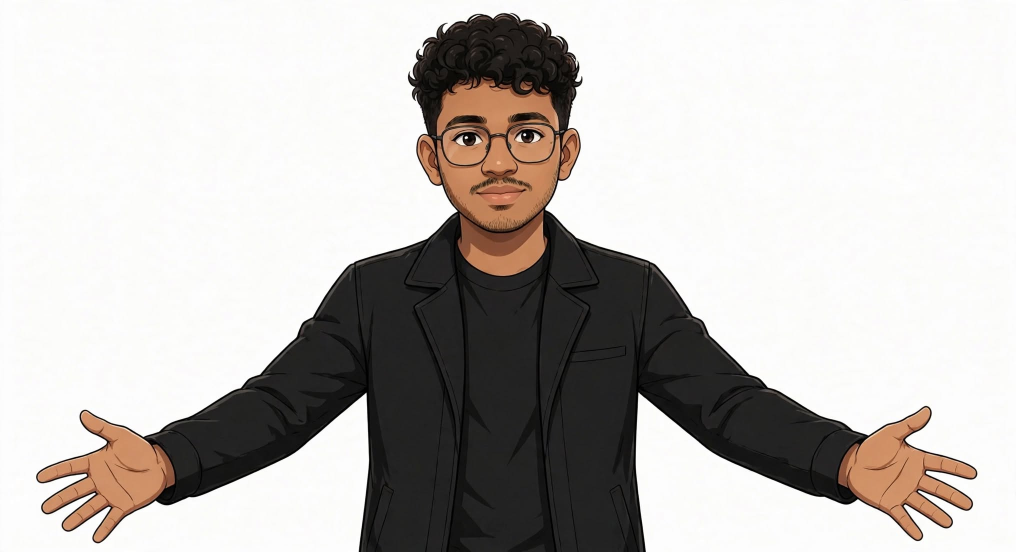
#> input picture autopilot/engine/assets/characters/violin-prince-reference/master-character.jpg, 2032 x 1104 px (shown at 1/2 size)
$ python prepare_full_body_performance.py --source assets/characters/violin-prince-reference/master-character.jpg --output out.png --reference-dir assets/characters/violin-prince-reference
#> lines starting #> are read from the running program, lines starting #| are printed output that depends on the picture; after the words box and inside, x2 and y2 are one past the last pixel; in counts of white or black regions, pixels touching at a corner belong together
#!/usr/bin/env python3
"""Prepare a cropped full-body Violin Prince master and separate instrument props.

The playing reference is the pose master. Its violin and bow are extracted into
transparent prop layers with fixed, reviewable source-space pivots. No publishing
or external image-generation service is involved.
"""
from __future__ import annotations

import argparse
import json
from pathlib import Path
from typing import Any

import numpy as np
from PIL import Image, ImageDraw


def _skin_mask(rgb: np.ndarray) -> np.ndarray:
    red, green, blue = (rgb[:, :, i].astype(np.int16) for i in range(3))
    return (
        ((red - green) > 18) & ((green - blue) > 7) &
        (red > 85) & (red < 255) & (green > 30) & (green < 210) &
        (blue > 15) & (blue < 175)
    )


def build_props(master: Image.Image, reference_dir: Path) -> dict[str, Any]:
    """Create a transparent violin sprite and a continuous bow sprite."""
    rgba = master.convert("RGBA")
    pixels = np.asarray(rgba, dtype=np.uint8)
    height, width = pixels.shape[:2]
    rgb = pixels[:, :, :3]
    source_alpha = pixels[:, :, 3]
    skin = _skin_mask(rgb)
    yy, xx = np.mgrid[:height, :width]

    # Carefully traced contour in the cropped 441x755 performance canvas.
    violin_outline = Image.new("L", (width, height), 0)
    draw = ImageDraw.Draw(violin_outline)
    draw.polygon([
        (170, 140), (175, 128), (189, 119), (208, 114), (228, 117),
        (245, 126), (261, 138), (281, 139), (305, 145), (328, 152),
        (351, 161), (374, 170), (397, 181), (417, 192), (433, 203),
        (434, 212), (425, 222), (410, 226), (393, 222), (372, 215),
        (350, 207), (329, 201), (308, 197), (288, 193), (270, 189),
        (252, 183), (235, 177), (217, 169), (199, 161), (183, 153),
        (172, 146)
    ], fill=255)
    violin_mask = np.asarray(violin_outline, dtype=bool) & (source_alpha > 0)

    # Preserve the chin and both hands as character layers rather than baking
    # skin into the violin prop. These local windows match the supplied crop.
    face_roi = (xx >= 99) & (xx <= 247) & (yy >= 5) & (yy <= 150)
    left_hand_roi = (xx >= 324) & (xx <= 394) & (yy >= 161) & (yy <= 261)
    right_hand_roi = (xx >= 114) & (xx <= 209) & (yy >= 215) & (yy <= 315)
    violin_mask &= ~(skin & (face_roi | left_hand_roi | right_hand_roi))
    violin_image = rgba.copy()
    violin_image.putalpha(Image.fromarray(violin_mask.astype(np.uint8) * 255, mode="L"))
    violin_box = violin_image.getchannel("A").getbbox()
    if violin_box is None or (violin_box[2] - violin_box[0]) < 160:
        raise ValueError("Violin extraction did not contain a complete instrument silhouette.")
    violin_crop = violin_image.crop(violin_box)

    # Continuous bow stick plus horsehair; pivot sits where the bow is gripped.
    scale = 4
    bow = Image.new("RGBA", (width * scale, height * scale), (0, 0, 0, 0))
    bow_draw = ImageDraw.Draw(bow)
    start = (179 * scale, 287 * scale)
    end = (339 * scale, 45 * scale)
    bow_draw.line([start, end], fill=(52, 31, 20, 255), width=7 * scale)
    dx, dy = end[0] - start[0], end[1] - start[1]
    norm = max(1.0, (dx * dx + dy * dy) ** 0.5)
    ox, oy = -dy / norm * 2 * scale, dx / norm * 2 * scale
    bow_draw.line(
        [(start[0] + ox, start[1] + oy), (end[0] + ox, end[1] + oy)],
        fill=(231, 220, 198, 255), width=1 * scale
    )
    for cx, cy in (start, end):
        bow_draw.ellipse(
            (cx - 3 * scale, cy - 3 * scale, cx + 3 * scale, cy + 3 * scale),
            fill=(70, 47, 29, 255)
        )
    bow = bow.resize((width, height), Image.Resampling.LANCZOS)
    bow_box = bow.getchannel("A").getbbox()
    if bow_box is None:
        raise ValueError("Bow extraction returned an empty prop.")
    bow_crop = bow.crop(bow_box)

    reference_dir.mkdir(parents=True, exist_ok=True)
    violin_path = reference_dir / "violin.webp"
    bow_path = reference_dir / "bow.webp"
    violin_crop.save(violin_path, "WEBP", quality=96, method=6)
    bow_crop.save(bow_path, "WEBP", quality=96, method=6)

    # Props use exact master-canvas coordinates and are attached to the rig:
    # violin follows the torso; bow follows the bow-gripping screen-right hand.
    manifest = {
        "schema_version": 1,
        "canvas": {"width": width, "height": height},
        "props": {
            "violin": {
                "src": "violin.webp",
                "x": int(violin_box[0]), "y": int(violin_box[1]),
                "width": int(violin_crop.width), "height": int(violin_crop.height),
                "pivot_x": 0.22, "pivot_y": 0.5, "z_index": 25,
                "attach_to": "torso"
            },
            "bow": {
                "src": "bow.webp",
                "x": int(bow_box[0]), "y": int(bow_box[1]),
                "width": int(bow_crop.width), "height": int(bow_crop.height),
                "pivot_x": 0.035, "pivot_y": 0.976, "z_index": 35,
                "attach_to": "right_hand"
            }
        }
    }
    manifest_path = reference_dir / "instrument-props.json"
    manifest_path.write_text(json.dumps(manifest, ensure_ascii=False, indent=2) + "\n", encoding="utf-8")

    # Four visible finger segments on the fingerboard hand are separate rig
    # candidates. Coordinates are authored against the tightly cropped playing
    # reference; the colour filter preserves skin pixels while the one-pixel
    # dilation retains their dark illustrated outlines.
    finger_manifest = {
        "schema_version": 1,
        "canvas": {"width": width, "height": height},
        "side": "right",
        "fingers": {
            "index": {
                "polygon": [[331,180],[333,177],[337,176],[341,178],[345,183],[347,193],[347,204],[344,211],[340,211],[337,206],[335,195],[332,190]],
                "pivot": [343,207],
            },
            "middle": {
                "polygon": [[344,176],[347,173],[351,174],[355,180],[358,191],[358,203],[356,209],[351,211],[347,205],[346,193]],
                "pivot": [355,205],
            },
            "ring": {
                "polygon": [[356,174],[359,171],[363,173],[367,181],[370,190],[371,199],[368,205],[363,207],[359,201],[357,190]],
                "pivot": [367,201],
            },
            "little": {
                "polygon": [[367,171],[370,169],[374,171],[377,179],[379,187],[379,192],[375,195],[371,191],[369,183]],
                "pivot": [376,190],
            },
        },
    }
    finger_path = reference_dir / "finger-regions.json"
    finger_path.write_text(json.dumps(finger_manifest, ensure_ascii=False, indent=2) + "\n", encoding="utf-8")
    return manifest


def prepare(source_path: Path, neutral_reference: Path | None, output_dir: Path, reference_dir: Path) -> dict[str, Any]:
    with Image.open(source_path) as opened:
        source = opened.convert("RGBA")
    # This reference is already a tight full-body crop. For a larger source,
    # use its alpha silhouette to crop, retaining enough padding for the bow.
    alpha_box = source.getchannel("A").getbbox()
    if alpha_box is None:
        raise ValueError("The full-body performance reference is fully transparent.")
    if source.width > 800 or source.height > 1200:
        padding = 8
        x0, y0, x1, y1 = alpha_box
        source = source.crop((max(0, x0-padding), max(0, y0-padding),
                              min(source.width, x1+padding), min(source.height, y1+padding)))
    if source.height < 500 or source.width < 280:
        raise ValueError("The full-body performance source is too small for a production rig.")
    output_dir.mkdir(parents=True, exist_ok=True)
    master_path = output_dir / "master-character.webp"
    source.save(master_path, "WEBP", quality=94, method=6)
    manifest = build_props(source, reference_dir)

    neutral_metrics = {"provided": False}
    if neutral_reference is not None:
        with Image.open(neutral_reference) as opened:
            neutral = opened.convert("RGBA")
        neutral_bbox = neutral.getchannel("A").getbbox()
        if neutral_bbox is None:
            raise ValueError("The neutral A-pose reference is fully transparent.")
        neutral_metrics = {
            "provided": True,
            "width": neutral.width,
            "height": neutral.height,
            "visible_subject_bbox": list(neutral_bbox),
        }

    report = {
        "status": "full_body_reference_prepared",
        "master_source": master_path.name,
        "canvas": {"width": source.width, "height": source.height},
        "neutral_apose_reference": neutral_metrics,
        "props": {
            name: {
                "src": item["src"], "x": item["x"], "y": item["y"],
                "width": item["width"], "height": item["height"],
            }
            for name, item in manifest["props"].items()
        },
        "publishing": "disabled",
        "preview_only": True,
    }
    (output_dir / "reference-preparation-report.json").write_text(
        json.dumps(report, ensure_ascii=False, indent=2) + "\n", encoding="utf-8"
    )
    return report


def main() -> int:
    parser = argparse.ArgumentParser(description=__doc__)
    parser.add_argument("--source", required=True)
    parser.add_argument("--neutral-reference", default="")
    parser.add_argument("--output", required=True)
    parser.add_argument("--reference-dir", required=True)
    args = parser.parse_args()
    neutral = Path(args.neutral_reference).resolve() if args.neutral_reference else None
    result = prepare(
        Path(args.source).resolve(strict=True), neutral,
        Path(args.output).resolve(), Path(args.reference_dir).resolve(strict=True)
    )
#> in prepare, opened is the input picture: PIL image 2032x1104 RGB; mean R, G, B 192.1, 188.2, 185.1
#> in prepare, `alpha_box = source.getchannel("A").getbbox()`: alpha_box = (0, 0, 2032, 1104)
#> in prepare, `x0, y0, x1, y1 = alpha_box`: x0 = 0; x1 = 2032; y1 = 1104
#> in _skin_mask, `red, green, blue = (rgb[:, :, i].astype(np.int16) for i in range(3))`:
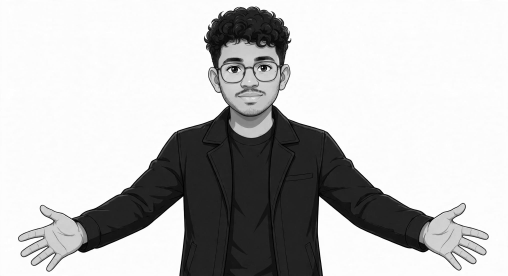
#> red: shape (1104, 2032) int16 (shown at 1/4 size); min 0, max 255, mean 192.1
#> in _skin_mask, `red, green, blue = (rgb[:, :, i].astype(np.int16) for i in range(3))`:
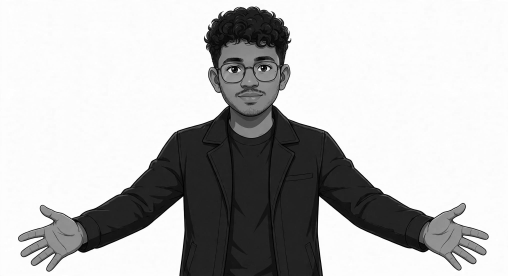
#> green: shape (1104, 2032) int16 (shown at 1/4 size); min 0, max 255, mean 188.2
#> in _skin_mask, `red, green, blue = (rgb[:, :, i].astype(np.int16) for i in range(3))`:
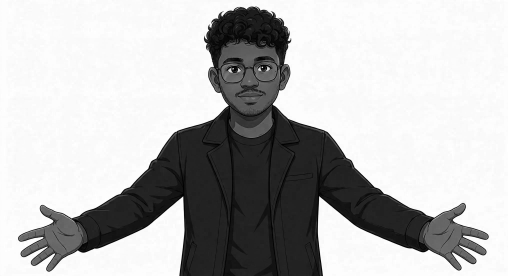
#> blue: shape (1104, 2032) int16 (shown at 1/4 size); min 0, max 255, mean 185.1
#> in _skin_mask, `return ( ((red - green) > 18) & ((green - blue) > 7) & (red > 85) & (r..`:
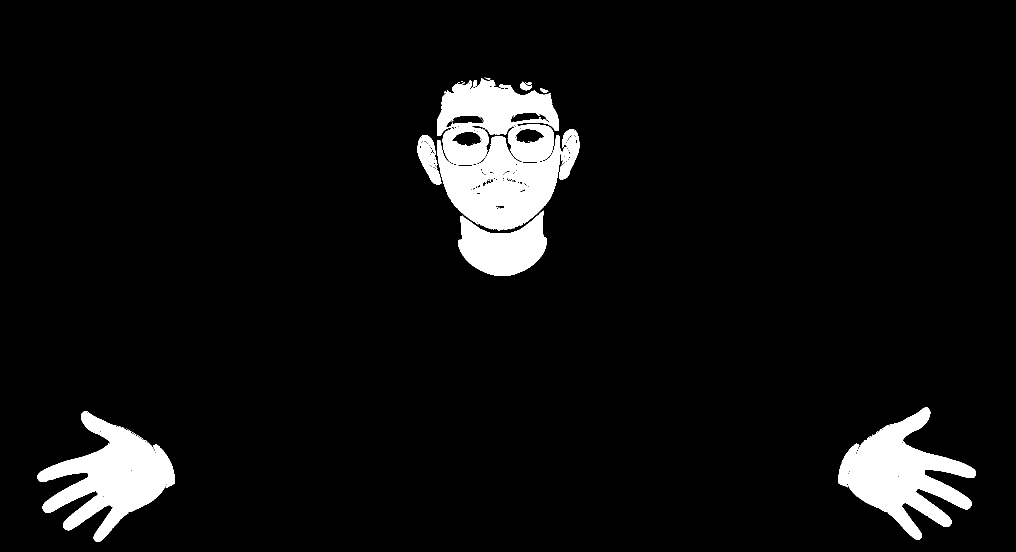
#> returned value: shape (1104, 2032) bool (shown at 1/2 size); 6.1% white; 52 white regions (37 under 20 px), largest, box (x1, y1, x2, y2) and area: (1677, 815, 1952, 1080) 31791, (75, 822, 350, 1084) 31603, (874, 271, 1121, 462) 27169
#> in build_props, `violin_mask = np.asarray(violin_outline, dtype=bool) & (source_alpha >..`:
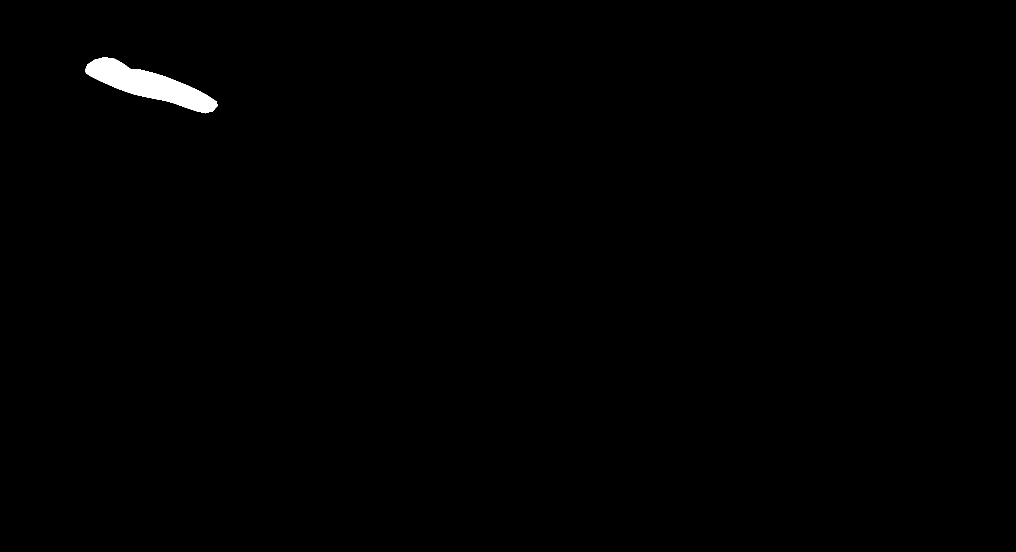
#> violin_mask: shape (1104, 2032) bool (shown at 1/2 size); 0.53% white; 1 white region, box (x1, y1, x2, y2) and area: (170, 114, 435, 227) 11958
#> in build_props, `violin_box = violin_image.getchannel("A").getbbox()`: violin_box = (170, 114, 435, 227)
#> in build_props, `bow = bow.resize((width, height), Image.Resampling.LANCZOS)`:
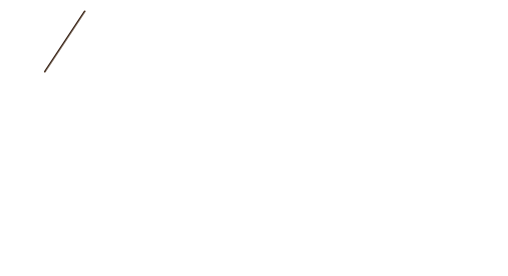
#> bow: PIL image 2032x1104 RGBA (shown at 1/4 size); mean R, G, B, A 0.1, 0.1, 0, 0.2; transparent parts drawn white
#> in build_props, `bow_box = bow.getchannel("A").getbbox()`: bow_box = (173, 39, 345, 293)
#> in build_props, `bow_crop = bow.crop(bow_box)`:
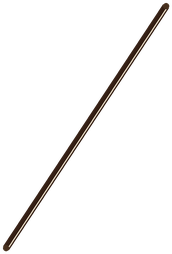
#> bow_crop: PIL image 172x254 RGBA; mean R, G, B, A 5.1, 3.4, 2.5, 12.2; transparent parts drawn white
#> in prepare, `manifest = build_props(source, reference_dir)`: manifest = 3 items
#> result = 7 items
    print("FULL_BODY_REFERENCE_RESULT=" + json.dumps(result, ensure_ascii=False))
#> (printed output is left out)
    return 0


if __name__ == "__main__":
    raise SystemExit(main())
#> (the program exits here)

$ run again, with autopilot/engine/assets/characters/violin-prince-reference/Violinist_Playing_on_Stage-here-it-is-written-like-i-couldnt-attack-the-image-from-the-prompt.jpg copied over autopilot/engine/assets/characters/violin-prince-reference/master-character.jpg
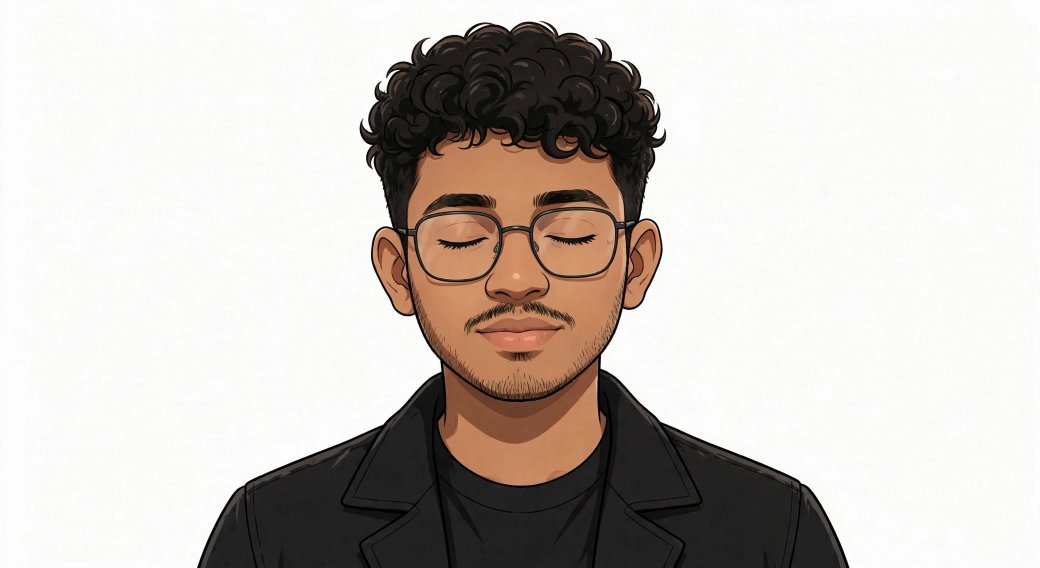
#> input picture autopilot/engine/assets/characters/violin-prince-reference/Violinist_Playing_on_Stage-here-it-is-written-like-i-couldnt-attack-the-image-from-the-prompt.jpg, 2080 x 1136 px (shown at 1/2 size)
#> in prepare, opened is the input picture: PIL image 2080x1136 RGB; mean R, G, B 201.9, 195.5, 190.7
#> alpha_box = (0, 0, 2080, 1136)
#> x0 = 0; x1 = 2080; y1 = 1136
#> source_alpha: shape (1136, 2080); every value is 255
#> in _skin_mask, `red, green, blue = (rgb[:, :, i].astype(np.int16) for i in range(3))`:
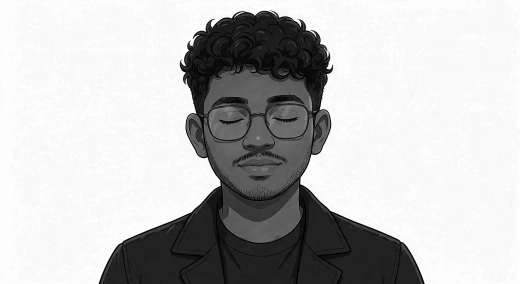
#> blue: shape (1136, 2080) int16 (shown at 1/4 size); min 0, max 255, mean 190.7
#> in _skin_mask, `return ( ((red - green) > 18) & ((green - blue) > 7) & (red > 85) & (r..`:
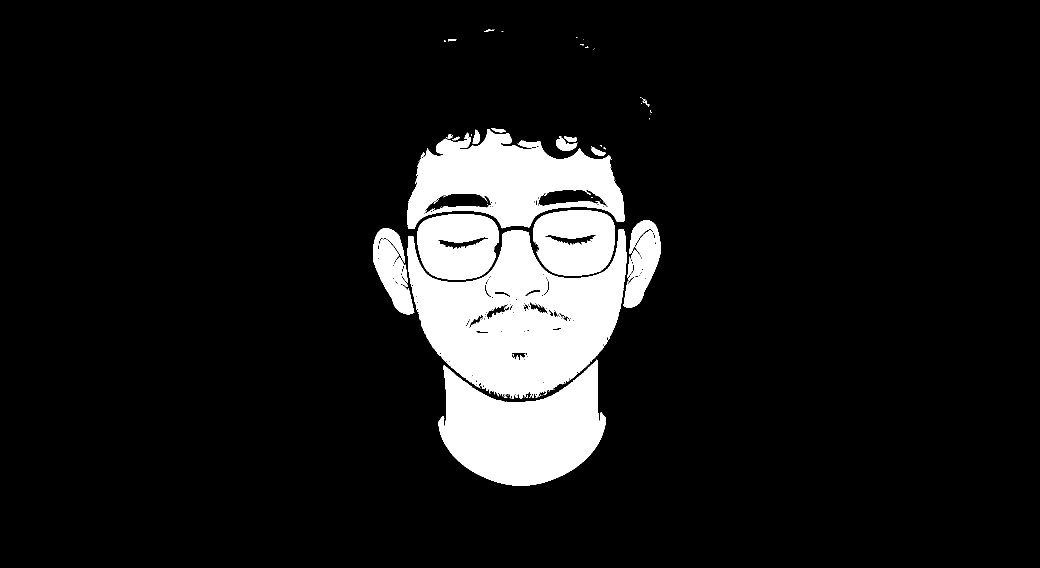
#> returned value: shape (1136, 2080) bool (shown at 1/2 size); 10.1% white; 80 white regions (57 under 20 px), largest, box (x1, y1, x2, y2) and area: (815, 458, 1253, 798) 85649, (877, 719, 1212, 971) 52638, (815, 258, 1249, 458) 48395
#> violin_outline: PIL image 2080x1136 L; every value is 0
#> violin_mask: shape (1136, 2080) bool; 0.51% white; 1 white region, box (x1, y1, x2, y2) and area: (170, 114, 435, 227) 11958
#> violin_box = (170, 114, 435, 227)
#> bow_box = (173, 39, 345, 293)
#> manifest = 3 items
#> result = 7 items
#> (printed output is left out)
